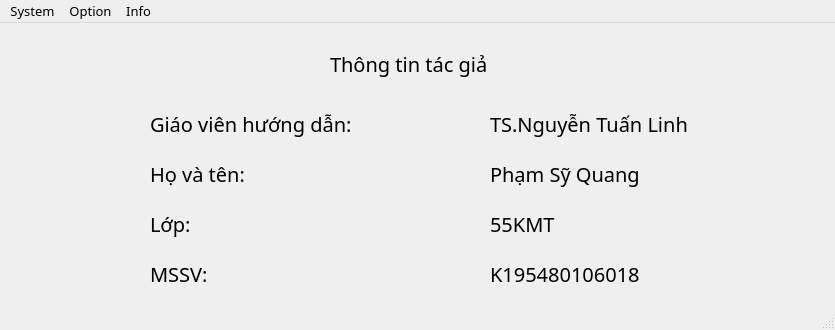
<?xml version="1.0" encoding="UTF-8"?>
<ui version="4.0">
 <class>MainWindow</class>
 <widget class="QMainWindow" name="MainWindow">
  <property name="geometry">
   <rect>
    <x>0</x>
    <y>0</y>
    <width>835</width>
    <height>330</height>
   </rect>
  </property>
  <property name="minimumSize">
   <size>
    <width>835</width>
    <height>330</height>
   </size>
  </property>
  <property name="maximumSize">
   <size>
    <width>835</width>
    <height>330</height>
   </size>
  </property>
  <property name="font">
   <font>
    <pointsize>8</pointsize>
   </font>
  </property>
  <property name="windowTitle">
   <string>MainWindow</string>
  </property>
  <widget class="QWidget" name="centralwidget">
   <widget class="QLabel" name="label">
    <property name="geometry">
     <rect>
      <x>330</x>
      <y>20</y>
      <width>211</width>
      <height>41</height>
     </rect>
    </property>
    <property name="font">
     <font>
      <family>MV Boli</family>
      <pointsize>15</pointsize>
     </font>
    </property>
    <property name="text">
     <string>Thông tin tác giả</string>
    </property>
   </widget>
   <widget class="QLabel" name="label_2">
    <property name="geometry">
     <rect>
      <x>150</x>
      <y>130</y>
      <width>141</width>
      <height>41</height>
     </rect>
    </property>
    <property name="font">
     <font>
      <family>MV Boli</family>
      <pointsize>15</pointsize>
     </font>
    </property>
    <property name="text">
     <string>Họ và tên:</string>
    </property>
   </widget>
   <widget class="QLabel" name="label_3">
    <property name="geometry">
     <rect>
      <x>490</x>
      <y>130</y>
      <width>211</width>
      <height>41</height>
     </rect>
    </property>
    <property name="font">
     <font>
      <family>MV Boli</family>
      <pointsize>15</pointsize>
     </font>
    </property>
    <property name="text">
     <string>Phạm Sỹ Quang</string>
    </property>
   </widget>
   <widget class="QLabel" name="label_4">
    <property name="geometry">
     <rect>
      <x>150</x>
      <y>180</y>
      <width>71</width>
      <height>41</height>
     </rect>
    </property>
    <property name="font">
     <font>
      <family>MV Boli</family>
      <pointsize>15</pointsize>
     </font>
    </property>
    <property name="text">
     <string>Lớp:</string>
    </property>
   </widget>
   <widget class="QLabel" name="label_5">
    <property name="geometry">
     <rect>
      <x>490</x>
      <y>180</y>
      <width>101</width>
      <height>41</height>
     </rect>
    </property>
    <property name="font">
     <font>
      <family>MV Boli</family>
      <pointsize>15</pointsize>
     </font>
    </property>
    <property name="text">
     <string>55KMT</string>
    </property>
   </widget>
   <widget class="QLabel" name="label_6">
    <property name="geometry">
     <rect>
      <x>150</x>
      <y>230</y>
      <width>91</width>
      <height>41</height>
     </rect>
    </property>
    <property name="font">
     <font>
      <family>MV Boli</family>
      <pointsize>15</pointsize>
     </font>
    </property>
    <property name="text">
     <string>MSSV:</string>
    </property>
   </widget>
   <widget class="QLabel" name="label_7">
    <property name="geometry">
     <rect>
      <x>490</x>
      <y>230</y>
      <width>211</width>
      <height>41</height>
     </rect>
    </property>
    <property name="font">
     <font>
      <family>MV Boli</family>
      <pointsize>15</pointsize>
     </font>
    </property>
    <property name="text">
     <string>K195480106018</string>
    </property>
   </widget>
   <widget class="QLabel" name="label_8">
    <property name="geometry">
     <rect>
      <x>150</x>
      <y>80</y>
      <width>281</width>
      <height>41</height>
     </rect>
    </property>
    <property name="font">
     <font>
      <family>MV Boli</family>
      <pointsize>15</pointsize>
     </font>
    </property>
    <property name="text">
     <string>Giáo viên hướng dẫn:</string>
    </property>
   </widget>
   <widget class="QLabel" name="label_9">
    <property name="geometry">
     <rect>
      <x>490</x>
      <y>80</y>
      <width>261</width>
      <height>41</height>
     </rect>
    </property>
    <property name="font">
     <font>
      <family>MV Boli</family>
      <pointsize>15</pointsize>
     </font>
    </property>
    <property name="text">
     <string>TS.Nguyễn Tuấn Linh</string>
    </property>
   </widget>
  </widget>
  <widget class="QMenuBar" name="menubar">
   <property name="geometry">
    <rect>
     <x>0</x>
     <y>0</y>
     <width>835</width>
     <height>28</height>
    </rect>
   </property>
   <property name="font">
    <font>
     <family>MV Boli</family>
     <pointsize>10</pointsize>
    </font>
   </property>
   <widget class="QMenu" name="menuSystem">
    <property name="font">
     <font>
      <pointsize>10</pointsize>
     </font>
    </property>
    <property name="title">
     <string>System</string>
    </property>
    <addaction name="separator"/>
    <addaction name="actionCamera"/>
    <addaction name="separator"/>
    <addaction name="actionImage"/>
   </widget>
   <widget class="QMenu" name="menuOption">
    <property name="title">
     <string>Option</string>
    </property>
    <addaction name="actionChange_Camera"/>
   </widget>
   <widget class="QMenu" name="menuInfo">
    <property name="title">
     <string>Info</string>
    </property>
    <addaction name="actionAuthor"/>
   </widget>
   <addaction name="menuSystem"/>
   <addaction name="menuOption"/>
   <addaction name="menuInfo"/>
  </widget>
  <widget class="QStatusBar" name="statusbar"/>
  <action name="actionCamera">
   <property name="text">
    <string>Camera</string>
   </property>
   <property name="font">
    <font>
     <family>MV Boli</family>
     <pointsize>10</pointsize>
    </font>
   </property>
   <property name="shortcut">
    <string>Ctrl+C</string>
   </property>
   <property name="shortcutContext">
    <enum>Qt::WindowShortcut</enum>
   </property>
  </action>
  <action name="actionImage">
   <property name="text">
    <string>Image</string>
   </property>
   <property name="font">
    <font>
     <family>MV Boli</family>
     <pointsize>10</pointsize>
    </font>
   </property>
   <property name="shortcut">
    <string>Ctrl+I</string>
   </property>
  </action>
  <action name="actionChange_Camera">
   <property name="text">
    <string>Change Camera</string>
   </property>
   <property name="font">
    <font>
     <family>MV Boli</family>
     <pointsize>10</pointsize>
    </font>
   </property>
   <property name="shortcut">
    <string>Ctrl+O</string>
   </property>
  </action>
  <action name="actionAuthor">
   <property name="text">
    <string>Author</string>
   </property>
   <property name="font">
    <font>
     <family>MV Boli</family>
     <pointsize>10</pointsize>
    </font>
   </property>
   <property name="shortcut">
    <string>Ctrl+I</string>
   </property>
  </action>
 </widget>
 <resources>
  <include location="../../Image_Gui/Predict_Age.qrc"/>
 </resources>
 <connections/>
</ui>
